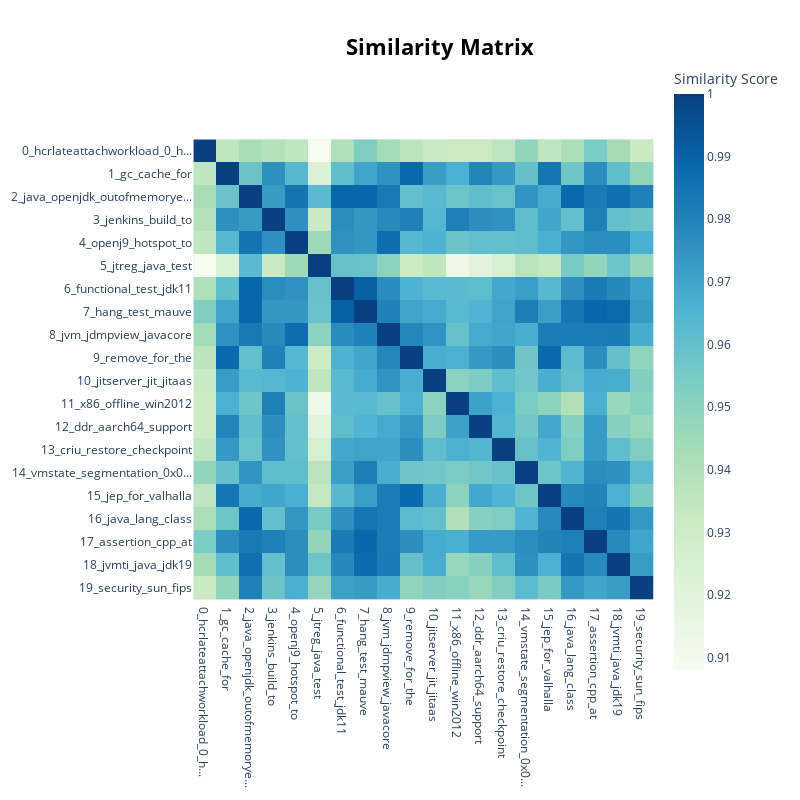

Here is the notebook cell this chart was saved with:
### Code cell
topic_model.visualize_heatmap()

### Figure 1 — Plotly figure (JSON) as saved in the notebook; plotly's stock layout.template omitted (floating-point values rounded to 4 significant figures; data arrays with more than 128 entries replaced by an {"elided": "..."} marker saying what was removed)
{"data": [{"coloraxis": "coloraxis", "hovertemplate": "x: %{x}<br>y: %{y}<br>Similarity Score: %{z}<extra></extra>", "name": "0", "type": "heatmap", "x": ["0_hcrlateattachworkload_0_h...", "1_gc_cache_for", "2_java_openjdk_outofmemorye...", "3_jenkins_build_to", "4_openj9_hotspot_to", "5_jtreg_java_test", "6_functional_test_jdk11", "7_hang_test_mauve", "8_jvm_jdmpview_javacore", "9_remove_for_the", "10_jitserver_jit_jitaas", "11_x86_offline_win2012", "12_ddr_aarch64_support", "13_criu_restore_checkpoint", "14_vmstate_segmentation_0x0...", "15_jep_for_valhalla", "16_java_lang_class", "17_assertion_cpp_at", "18_jvmti_java_jdk19", "19_security_sun_fips"], "xaxis": "x", "y": ["0_hcrlateattachworkload_0_h...", "1_gc_cache_for", "2_java_openjdk_outofmemorye...", "3_jenkins_build_to", "4_openj9_hotspot_to", "5_jtreg_java_test", "6_functional_test_jdk11", "7_hang_test_mauve", "8_jvm_jdmpview_javacore", "9_remove_for_the", "10_jitserver_jit_jitaas", "11_x86_offline_win2012", "12_ddr_aarch64_support", "13_criu_restore_checkpoint", "14_vmstate_segmentation_0x0...", "15_jep_for_valhalla", "16_java_lang_class", "17_assertion_cpp_at", "18_jvmti_java_jdk19", "19_security_sun_fips"], "yaxis": "y", "z": {"elided": "20x20 float values"}}], "layout": {"coloraxis": {"colorbar": {"title": {"text": "Similarity Score"}}, "colorscale": [[0, "rgb(247,252,240)"], [0.125, "rgb(224,243,219)"], [0.25, "rgb(204,235,197)"], [0.375, "rgb(168,221,181)"], [0.5, "rgb(123,204,196)"], [0.625, "rgb(78,179,211)"], [0.75, "rgb(43,140,190)"], [0.875, "rgb(8,104,172)"], [1, "rgb(8,64,129)"]]}, "height": 800, "hoverlabel": {"bgcolor": "white", "font": {"family": "Rockwell", "size": 16}}, "legend": {"title": {"text": "Trend"}}, "margin": {"t": 60}, "showlegend": true, "title": {"font": {"color": "Black", "size": 22}, "text": "<b>Similarity Matrix</b>", "x": 0.55, "xanchor": "center", "y": 0.95, "yanchor": "top"}, "width": 800, "xaxis": {"anchor": "y", "constrain": "domain", "domain": [0, 1], "scaleanchor": "y"}, "yaxis": {"anchor": "x", "autorange": "reversed", "constrain": "domain", "domain": [0, 1]}}}
